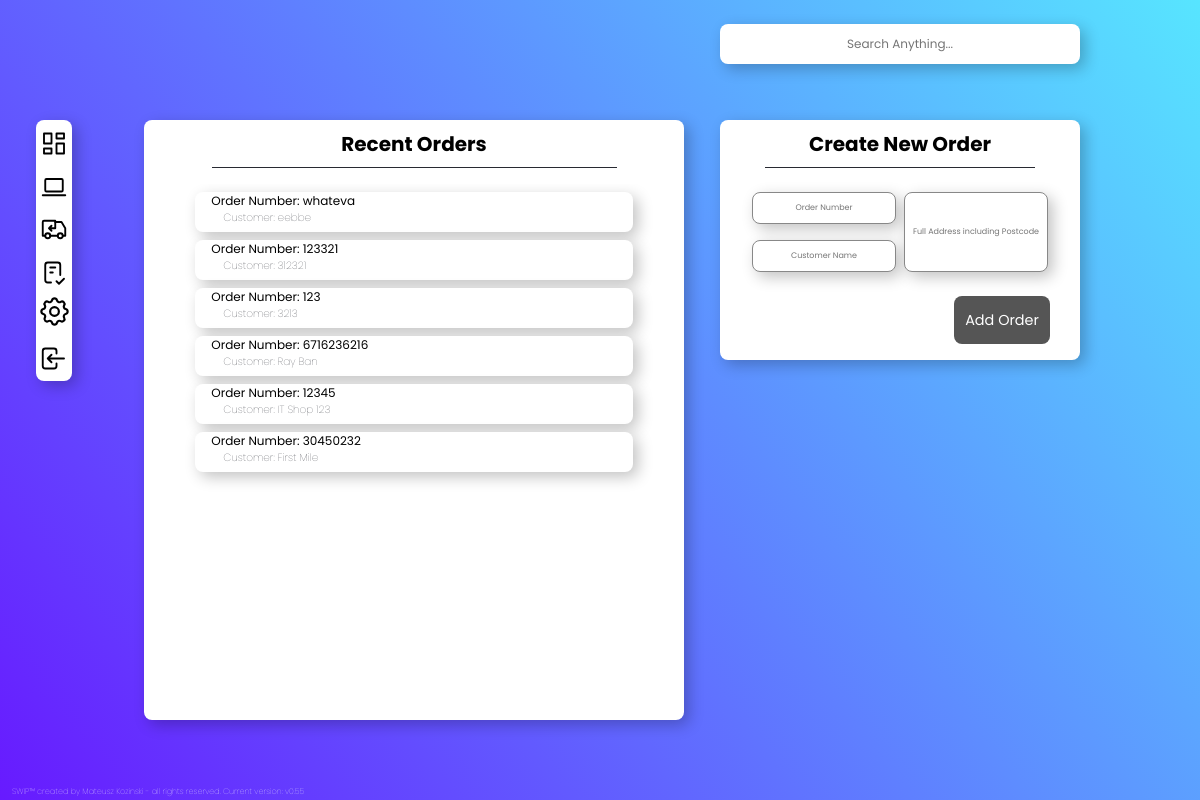
The page /orders on the database as committed earlier.
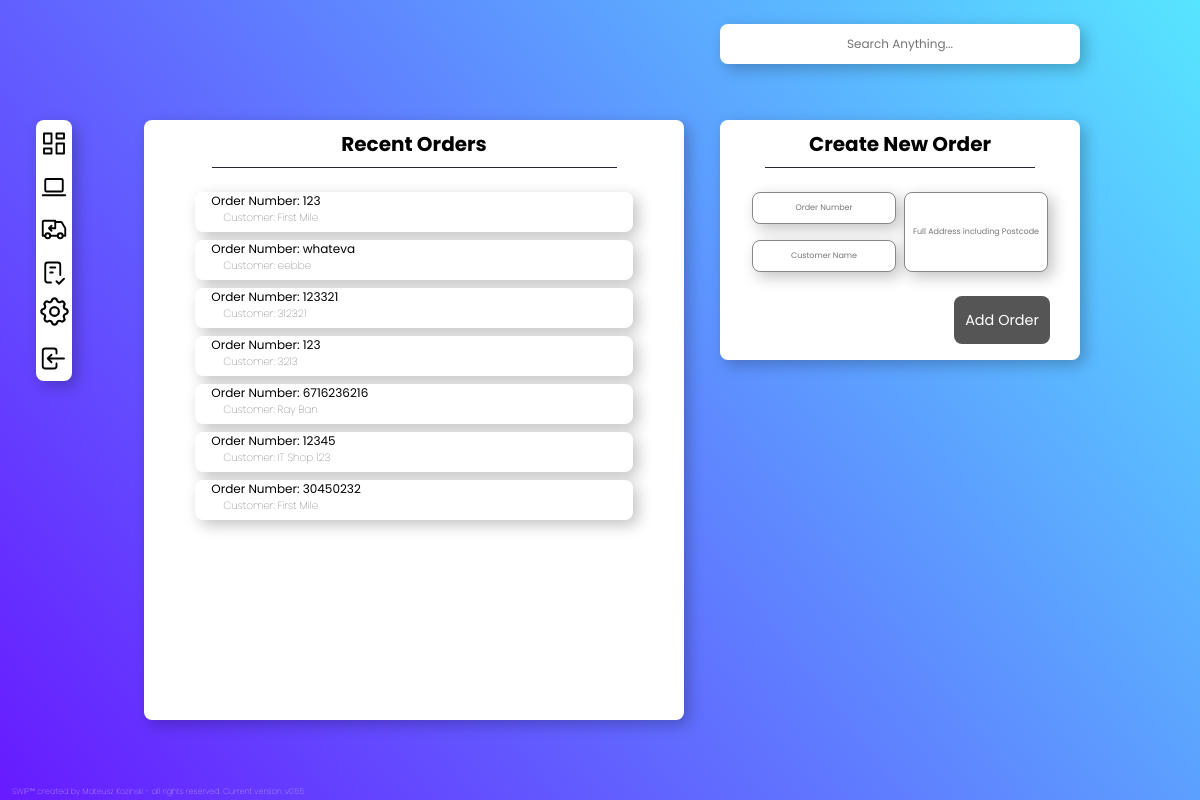
The same page on the database as committed later.
### SWIPapp/models.py (models this page shows, shortened)
class Order(models.Model):
    Order_Number = models.CharField(max_length=100)
    Customer = models.CharField(max_length=100, default='')
    Customer_Address = models.TextField(max_length=300, default='')
    Created = models.DateTimeField(auto_now_add=True) #this is currently broken - works on import but updating returns error if null=False for some reason
    Updated = models.DateTimeField(auto_now_add=True) #this is currently broken - works on import but updating returns error if null=False for some reason
    class Meta:
        ordering =['-Updated', '-Created']

### SWIPapp/views.py (the view)
# urls.py: path('orders',views.orders, name='orders'),
def orders(request):
    order = Order.objects.filter()[:20]
    form = CreateNewOrder()
    context = {'order':order,
                'form':form,
                }
    if request.method == 'POST':
        form = CreateNewOrder(request.POST)
        if form.is_valid():
            form.save()
    return render(request, 'SWIPapp/orders.html', context)

### SWIPapp/forms.py
class CreateNewOrder(forms.ModelForm):
    class Meta:
        model = Order
        fields = ('Order_Number', 'Customer', 'Customer_Address')
        widgets = {
            'Order_Number': forms.TextInput(attrs={'class': 'ordernumber', 'placeholder ': 'Order Number'}),
            'Customer': forms.TextInput(attrs={'class': 'ordercustomer', 'placeholder ': 'Customer Name'}),
            'Customer_Address': forms.TextInput(attrs={'class': 'orderaddress', 'placeholder ': 'Full Address including Postcode'}),
        }

### SWIPapp/templates/SWIPapp/orders.html (shortened to what this page needs)
{% extends "SWIPapp/navbar.html" %}
{% load static %}
{%block content%}
<div class="recentorders">
    <div class='listtitle'>
        <h4> Recent Orders </h4>
    </div>
        <div class='listcontainer'>
            {%for i in order %}
            <a href='/order/{{i.id}}'>
                <div class="listitem">
                    <p class="maininfo"> Order Number: {{i.Order_Number}}</p>
                    <p class="moreinfo">Customer: {{i.Customer}} </p>
                </div>
            </a>
            {% endfor %}
        </div>
</div>
<div class='createorder'>
    <div class='listtitle'><h4> Create New Order</h4></div>
        <form method="POST" action =''>
            {{form.Order_Number}}
            {{form.Customer}}
            {{form.Customer_Address}}
            <button class="submitbtn", name="save">Add Order</button>
        </form>
</div>
</div>
{% endblock %}

Rows that differ between the two databases and show on the page:
added Order: Order_Number "123", Customer "First Mile"
